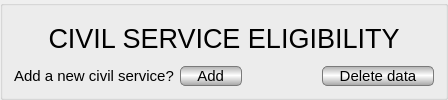
        <widget class="QGroupBox" name="civilServElBox">
         <property name="styleSheet">
          <string notr="true">QWidget#civilServElBox{
	border: 2px solid #4f5053;
}</string>
         </property>
         <property name="title">
          <string/>
         </property>
         <layout class="QGridLayout" name="gridLayout_4">
          <item row="0" column="0" colspan="4">
           <widget class="QLabel" name="label_39">
            <property name="font">
             <font>
              <family>Segoe UI</family>
              <pointsize>20</pointsize>
             </font>
            </property>
            <property name="text">
             <string>CIVIL SERVICE ELIGIBILITY</string>
            </property>
            <property name="alignment">
             <set>Qt::AlignCenter</set>
            </property>
           </widget>
          </item>
          <item row="1" column="0" colspan="4">
           <layout class="QFormLayout" name="civilServLayout"/>
          </item>
          <item row="2" column="0">
           <widget class="QLabel" name="otherCivilServLabel">
            <property name="font">
             <font>
              <family>Segoe UI</family>
              <pointsize>11</pointsize>
             </font>
            </property>
            <property name="text">
             <string>Add a new civil service?</string>
            </property>
           </widget>
          </item>
          <item row="2" column="1">
           <widget class="QPushButton" name="addCivilServB">
            <property name="font">
             <font>
              <family>Segoe UI</family>
              <pointsize>11</pointsize>
             </font>
            </property>
            <property name="styleSheet">
             <string notr="true">border: 1px solid #7a7a7a;
selection-color: qlineargradient(spread:reflect, x1:1, y1:1, x2:1, y2:0.469, stop:0 rgba(210, 210, 210, 255), stop:1 rgba(255, 255, 255, 255));
selection-background-color: qlineargradient(spread:reflect, x1:1, y1:1, x2:1, y2:0.469, stop:0 rgba(210, 210, 210, 255), stop:1 rgba(255, 255, 255, 255));
border-radius: 5px;
background-color: qlineargradient(spread:reflect, x1:1, y1:1, x2:1, y2:0.469, stop:0 rgba(165, 165, 165, 255), stop:1 rgba(255, 255, 255, 255));</string>
            </property>
            <property name="text">
             <string>    Add    </string>
            </property>
           </widget>
          </item>
          <item row="2" column="2">
           <spacer name="horizontalSpacer_6">
            <property name="orientation">
             <enum>Qt::Horizontal</enum>
            </property>
            <property name="sizeHint" stdset="0">
             <size>
              <width>68</width>
              <height>20</height>
             </size>
            </property>
           </spacer>
          </item>
          <item row="2" column="3">
           <widget class="QPushButton" name="deleteCivilServ">
            <property name="font">
             <font>
              <family>Segoe UI</family>
              <pointsize>11</pointsize>
             </font>
            </property>
            <property name="styleSheet">
             <string notr="true">border: 1px solid #7a7a7a;
selection-background-color: qlineargradient(spread:reflect, x1:1, y1:1, x2:1, y2:0.469, stop:0 rgba(210, 210, 210, 255), stop:1 rgba(255, 255, 255, 255));
border-radius: 5px;
background-color: qlineargradient(spread:reflect, x1:1, y1:1, x2:1, y2:0.469, stop:0 rgba(165, 165, 165, 255), stop:1 rgba(255, 255, 255, 255));
selection-color: qlineargradient(spread:reflect, x1:1, y1:1, x2:1, y2:0.469, stop:0 rgba(210, 210, 210, 255), stop:1 rgba(255, 255, 255, 255));</string>
            </property>
            <property name="text">
             <string>    Delete data    </string>
            </property>
           </widget>
          </item>
         </layout>
        </widget>
